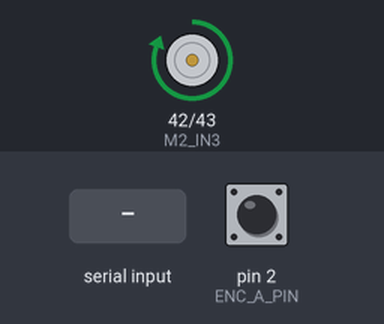
A sketch run on a simulated Arduino Mega 2560, built with avr-gcc and run on an emulated ATmega2560. Parts: motor-driver pin pairs drawn as motors (green arrow = first pin HIGH = forward, orange = second pin HIGH = backward, longer = more drive). The test bench sets the inputs (shaded band); at power-on: pin 2 (ENC_A_PIN) HIGH.

Above: at 1.2 s.
1.3 s: "SET:\n" received over the second serial link
At 2.5 s:
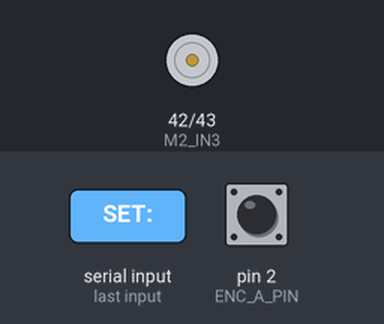
2.8 s: "SET:90\n" received over the second serial link
At 3.7 s:
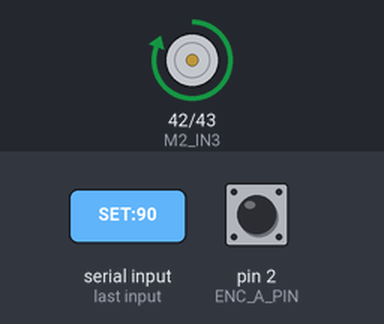
4.3 s: "SET:,45\n" received over the second serial link
At 4.8 s:
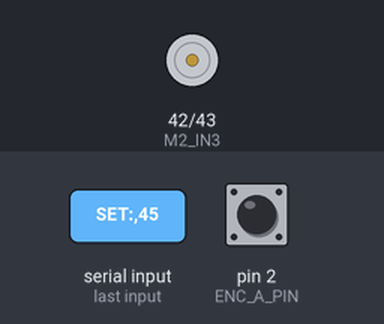
Timing chart, 0 to 7.3 s (numbered marks = the images above; inputs shaded):
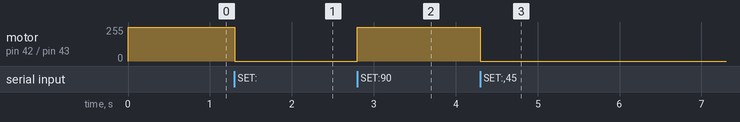

The sketch:

swerve_ATWIFI.ino
```cpp
#define M2_IN3 42
#define M2_IN4 43
#define ENC_A_PIN 2

#define STEPS_PER_REV    2048
#define DEGREES_PER_STEP (360.0f / STEPS_PER_REV)
#define GEAR_RATIO       4.0f
#define DEADBAND_STEPS   2
#define MOTOR_SPEED      180

volatile long encoderCount = 0;
volatile int motorDirection = 0;

float currentTarget = 360.0;
bool targetReached = false;

// --- Encoder ---
void encoderA() {
  encoderCount += motorDirection;
}

long readEncoderSafe() {
  noInterrupts();
  long val = encoderCount;
  interrupts();
  return val;
}

// --- Serial Protocol ---
void handleSerial() {
  static String cmd = "";

  while (Serial1.available()) {
    char c = Serial1.read();

    if (c == '\n') {
      processCommand(cmd);
      cmd = "";
    } else {
      cmd += c;
    }
  }
}

void processCommand(String c) {
  if (c.startsWith("SET:")) {
    float angle = c.substring(4).toFloat();
    if (angle >= 0 && angle <= 360) {
      currentTarget = angle;
      targetReached = false;
    }
  }

  if (c == "GET") {
    Serial1.println(String(getCurrentPosition(), 2));
  }
}

// --- Setup ---
void setup() {
  Serial.begin(115200);
  Serial1.begin(115200);

  pinMode(M2_IN3, OUTPUT);
  pinMode(M2_IN4, OUTPUT);
  pinMode(ENC_A_PIN, INPUT_PULLUP);

  attachInterrupt(digitalPinToInterrupt(ENC_A_PIN), encoderA, RISING);

  stopMotors();
}

// --- Loop ---
void loop() {
  handleSerial();

  if (!targetReached) {
    targetReached = rotateToAngle(currentTarget);
  }
}

// --- Motor Logic (unchanged from your code) ---
float getCurrentPosition() {
  long count = readEncoderSafe();
  float degrees = fmod((float)count * DEGREES_PER_STEP, 360.0f);
  if (degrees < 0) degrees += 360.0f;
  return degrees;
}

bool rotateToAngle(float targetDegrees) {
  long count = readEncoderSafe();

  float adjustedTarget = targetDegrees * GEAR_RATIO;
  long absoluteTarget;

  if (adjustedTarget >= 360.0f) {
    absoluteTarget = lround(adjustedTarget / DEGREES_PER_STEP);
  } else {
    long stepsPerRev = STEPS_PER_REV;
    long targetSteps = lround(adjustedTarget / DEGREES_PER_STEP);
    long countInRev = ((count % stepsPerRev) + stepsPerRev) % stepsPerRev;
    long delta = targetSteps - countInRev;

    if (delta >  stepsPerRev / 2) delta -= stepsPerRev;
    if (delta < -stepsPerRev / 2) delta += stepsPerRev;

    absoluteTarget = count + delta;
  }

  if (labs(absoluteTarget - count) <= DEADBAND_STEPS) {
    stopMotors();
    return true;
  }

  if (absoluteTarget > count) rotateForward(MOTOR_SPEED);
  else rotateBackward(MOTOR_SPEED);

  return false;
}

void rotateForward(int speed) {
  motorDirection = 1;
  analogWrite(M2_IN3, speed);
  digitalWrite(M2_IN4, LOW);
}

void rotateBackward(int speed) {
  motorDirection = -1;
  digitalWrite(M2_IN3, LOW);
  analogWrite(M2_IN4, speed);
}

void stopMotors() {
  motorDirection = 0;
  digitalWrite(M2_IN3, LOW);
  digitalWrite(M2_IN4, LOW);
}
```

Measured:
- after the input at 1.3 s, motor on pin 42 (M2_IN3) / pin 43 (M2_IN4): forward 255/255 → stopped at once
- after the input at 2.8 s, motor on pin 42 (M2_IN3) / pin 43 (M2_IN4): stopped → forward 255/255 at once
- after the input at 4.3 s, motor on pin 42 (M2_IN3) / pin 43 (M2_IN4): forward 255/255 → stopped at once
